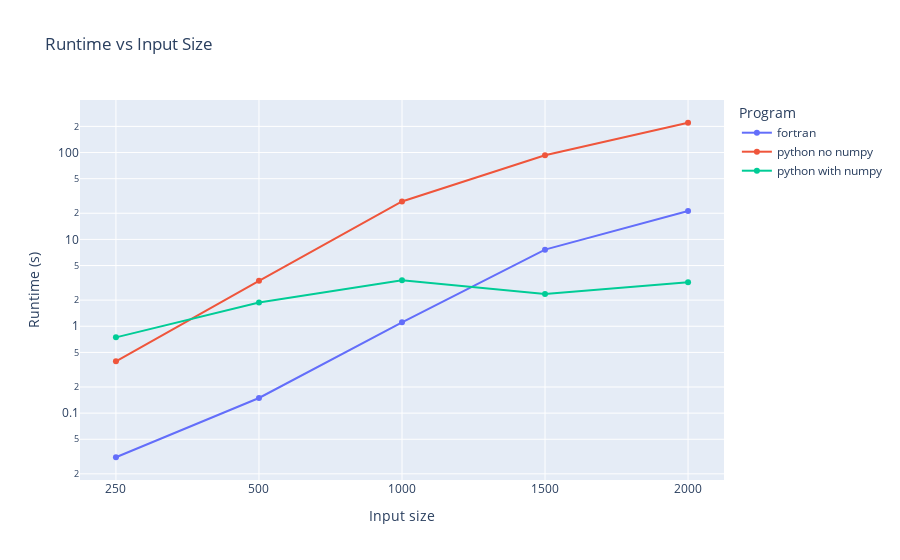

Source (notebook cell):
### Code cell
plot_runtimes(results).show()

### Figure 1 — Plotly figure (JSON) as saved in the notebook; plotly's stock layout.template omitted (floating-point values rounded to 4 significant figures)
{"data": [{"mode": "lines+markers", "name": "fortran", "type": "scatter", "x": [250, 500, 1000, 1500, 2000], "y": [0.03105, 0.1494, 1.111, 7.619, 21.2]}, {"mode": "lines+markers", "name": "python no numpy", "type": "scatter", "x": [250, 500, 1000, 1500, 2000], "y": [0.3943, 3.337, 27.36, 92.99, 220.2]}, {"mode": "lines+markers", "name": "python with numpy", "type": "scatter", "x": [250, 500, 1000, 1500, 2000], "y": [0.7449, 1.875, 3.386, 2.358, 3.219]}], "layout": {"autosize": true, "legend": {"title": {"text": "Program"}}, "title": {"text": "Runtime vs Input Size"}, "xaxis": {"autorange": true, "range": [-0.2393, 4.239], "title": {"text": "Input size"}, "type": "category"}, "yaxis": {"autorange": true, "range": [-1.777, 2.612], "scaleanchor": "x", "scaleratio": 100, "title": {"text": "Runtime (s)"}, "type": "log"}}}
